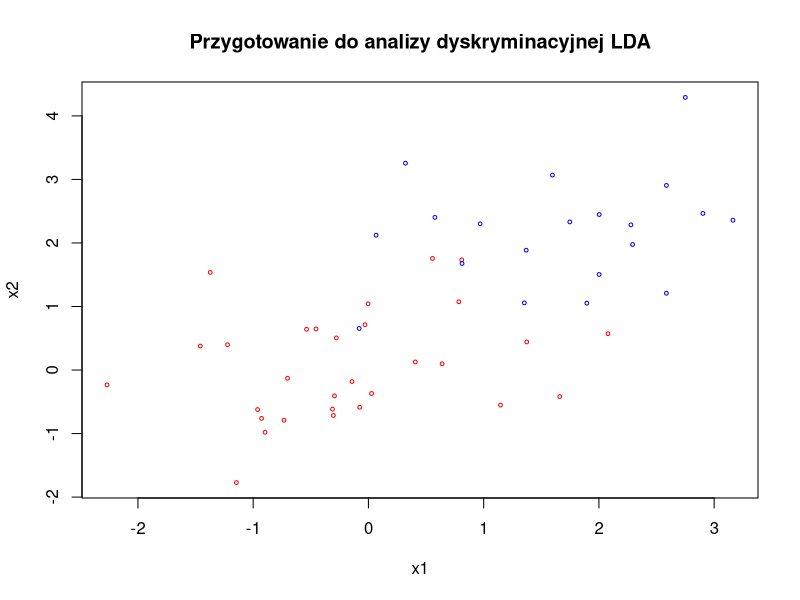

Write the R code that produced this figure.
#generujmey dane do próby uczącej
library(MASS)
set.seed(123)
k1=30 #liczba wektorów w klasie 1
k0=20 #liczba wektorów w klasie 0
G1=mvrnorm(k1,mu=c(0,0),Sigma=matrix(c(1,0.1,0.,1),nrow=2))
G0=mvrnorm(k0,mu=c(2,2),Sigma=matrix(c(1,0.1,0.1,1),nrow=2))
G=rbind(G1,G0)
G
klasa=c(rep(1,k1),rep(0,k0))

#tworzymmy ramkę danych 
daneL=data.frame("x1"=G[,1],"x2"=G[,2],"klasa"=klasa)
daneL

#Wwzualizujemy dane z róby uczącej z podziałem na klasy

plot(daneL$x1,daneL$x2,type="n",xlab="x1",ylab="x2",main="Przygotowanie do analizy dyskryminacyjnej LDA")
points(daneL$x1[daneL$klasa==1],daneL$x2[daneL$klasa==1], col="red",cex=0.5)
points(daneL$x1[daneL$klasa==0],daneL$x2[daneL$klasa==0], col="blue",cex=0.5)
